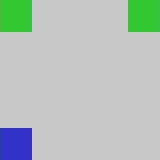

Tiled map render using the project's own tile images. Description and the whole map definition, tile-layer contents included, below:
An orthogonal 5x5 tile map with 32x32 px tiles, 1 tile layer (Tile Layer 1).

<map version="1.10" tiledversion="1.10.1" orientation="orthogonal" renderorder="right-down" width="5" height="5" tilewidth="32" tileheight="32" infinite="0" nextlayerid="2" nextobjectid="1">
 <tileset firstgid="1" source="BaseTileset.tsx" />
 <layer id="1" name="Tile Layer 1" width="5" height="5">
  <data encoding="csv">
2,5,5,5,2,
5,5,5,5,5,
5,5,5,5,5,
5,5,5,5,5,
3,5,5,5,5
</data>
 </layer>
</map>
